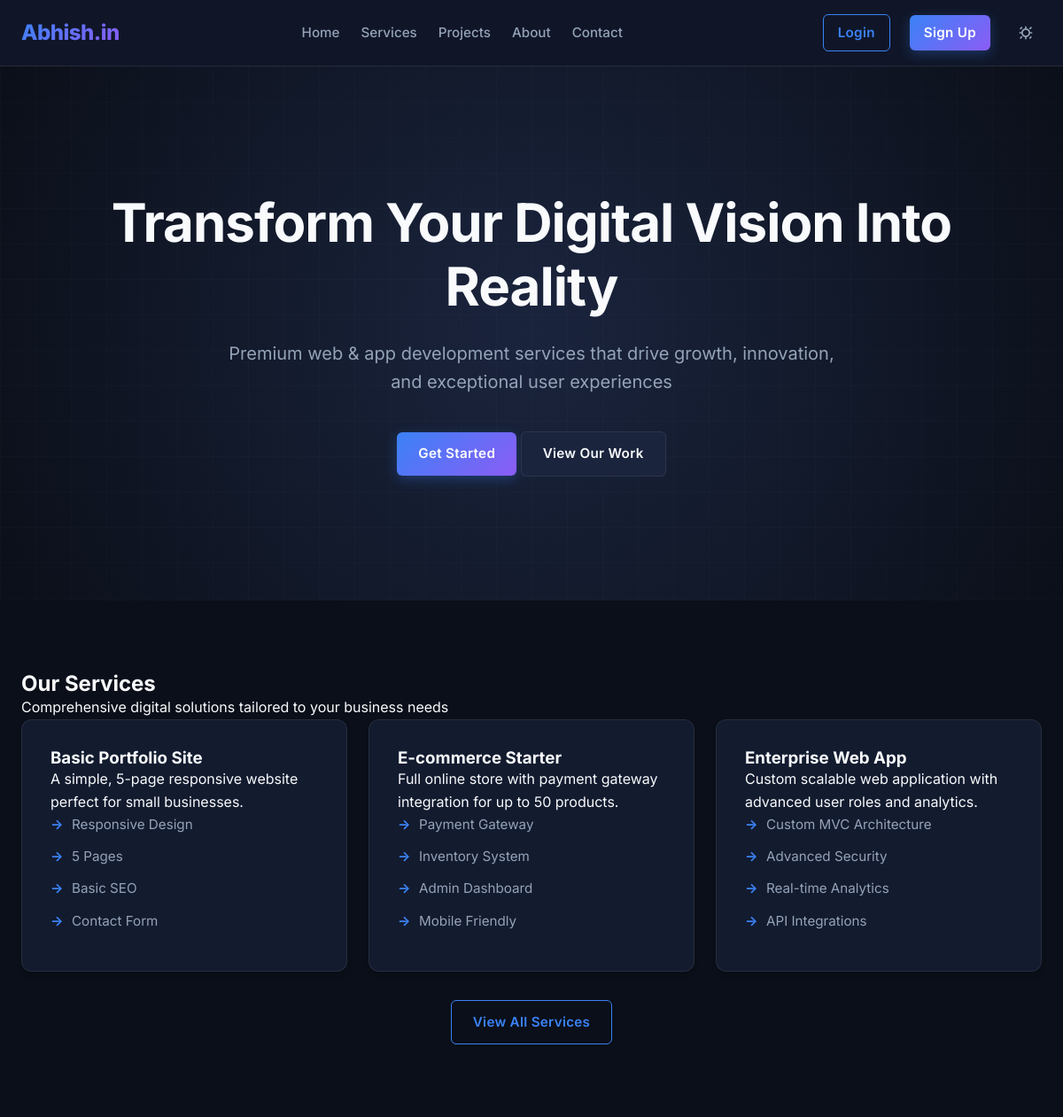
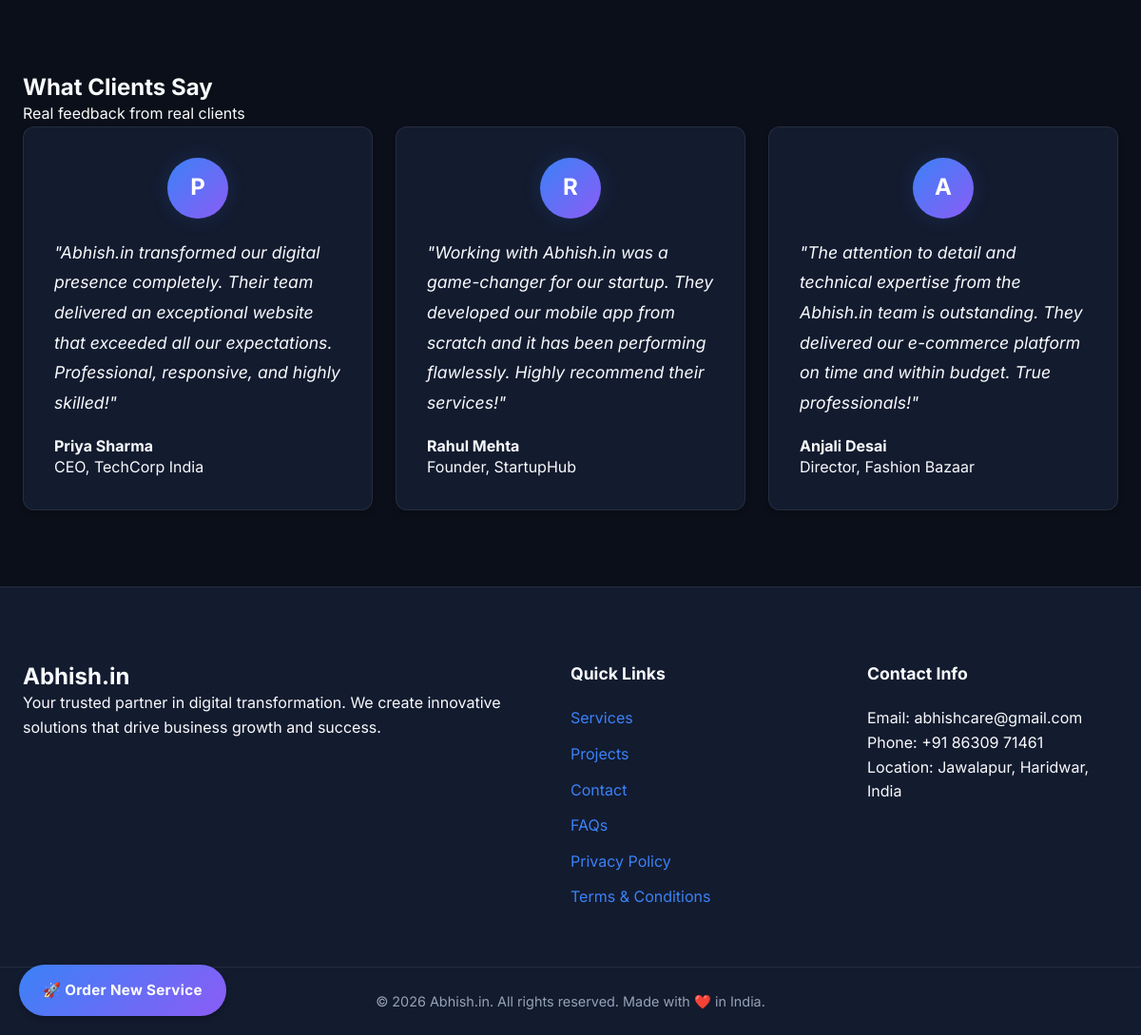
The page / on the database its author committed (2 pictures, top to bottom).
### tables this page shows
CREATE TABLE IF NOT EXISTS services (
    id INT AUTO_INCREMENT PRIMARY KEY,
    title VARCHAR(255) NOT NULL,
    category VARCHAR(100) NOT NULL DEFAULT 'Web Development',
    description TEXT NOT NULL,
    price DECIMAL(10, 2) NOT NULL DEFAULT 0,
    billing_cycle ENUM('monthly', 'yearly', 'one-time') DEFAULT 'monthly',
    icon VARCHAR(255) DEFAULT NULL,
    features TEXT,  
    sort_order INT DEFAULT 0,
    created_at TIMESTAMP DEFAULT CURRENT_TIMESTAMP
);

CREATE TABLE IF NOT EXISTS testimonials (
    id INT AUTO_INCREMENT PRIMARY KEY,
    client_name VARCHAR(255) NOT NULL,
    company VARCHAR(255),
    feedback TEXT NOT NULL,
    initials VARCHAR(10),
    sort_order INT DEFAULT 0,
    created_at TIMESTAMP DEFAULT CURRENT_TIMESTAMP
);

### app/controllers/Pages.php (called while the page is built, shortened)
<?php
class Pages extends Controller {
    private $contentModel;
    public function __construct() {
        $this->contentModel = $this->model('ContentModel');
    }
    public function index() {
        $data = [
            'settings' => $this->contentModel->getSettings(),
            'services' => $this->contentModel->getServices(),
            'projects' => $this->contentModel->getProjects(),
            'testimonials' => $this->contentModel->getTestimonials()
        ];
        $this->view('pages/index', $data);
    }
}

### core/Router.php (called while the page is built, shortened)
<?php
class Router {
    protected $currentMethod = 'index';
    public function __construct() {
        $url = $this->getUrl();
        $this->currentController = new $this->currentController;
        $this->params = $url ? array_values($url) : [];
        call_user_func_array([$this->currentController, $this->currentMethod], $this->params);
    }
    public function getUrl() {
        return [];
    }
}

### public/index.php (called while the page is built, shortened)
<?php
spl_autoload_register(function ($className) {
    $file = '../core/' . $className . '.php';
});
$init = new Router();

### core/Database.php (called while the page is built, shortened)
<?php
class Database {
    private $host = DB_HOST;
    private $user = DB_USER;
    private $pass = DB_PASS;
    private $dbname = DB_NAME;
    public $dbh;
    private $stmt;
    public function __construct() {
        $dsn = 'mysql:host=' . $this->host . ';dbname=' . $this->dbname . ';charset=utf8mb4';
        $options = array(
            PDO::ATTR_PERSISTENT => true,
            PDO::ATTR_ERRMODE => PDO::ERRMODE_EXCEPTION
        );
        try {
            $this->dbh = new PDO($dsn, $this->user, $this->pass, $options);
        } catch (PDOException $e) {
            $this->error = $e->getMessage();
            error_log('Database connection error: ' . $this->error);
            die('Database Connection Failed. Please ensure the database is running and configured correctly in config/config.php.');
        }
    }
    public function query($sql) {
        $this->stmt = $this->dbh->prepare($sql);
    }
    public function execute() {
        return $this->stmt->execute();
    }
    public function resultSet() {
        $this->execute();
        return $this->stmt->fetchAll(PDO::FETCH_OBJ);
    }
}

### app/models/ContentModel.php (called while the page is built, shortened)
<?php
class ContentModel {
    private $db;
    public function __construct() {
        $this->db = new Database();
    }
    public function getSettings() {
        $this->db->query("SELECT * FROM settings");
        $results = $this->db->resultSet();
        $settings = [];
        foreach ($results as $row) {
            $settings[$row->setting_key] = $row->setting_value;
        }
        return $settings;
    }
    public function getServices() {
        $this->db->query("SELECT * FROM services ORDER BY sort_order ASC");
        return $this->db->resultSet();
    }
    public function getProjects() {
        $this->db->query("SELECT * FROM projects ORDER BY sort_order ASC");
        return $this->db->resultSet();
    }
    public function getTestimonials() {
        $this->db->query("SELECT * FROM testimonials ORDER BY sort_order ASC");
        return $this->db->resultSet();
    }
}

### app/views/pages/index.php (the view)
<?php require_once APPROOT . '/app/views/partials/header.php'; ?>
<section class="hero">
    <div class="container hero-content">
        <h1>Transform Your Digital Vision Into Reality</h1>
        <p>Premium web & app development services that drive growth, innovation, and exceptional user experiences</p>
        <div class="hero-buttons">
            <a href="<?= URLROOT; ?>/pages/contact" class="btn btn-primary">Get Started</a>
            <a href="<?= URLROOT; ?>/pages/projects" class="btn btn-secondary">View Our Work</a>
        </div>
    </div>
</section>
<section class="section bg-light">
    <div class="container">
        <div class="section-title">
            <h2>Our Services</h2>
            <p>Comprehensive digital solutions tailored to your business needs</p>
        </div>
        <div class="grid-3">
            <?php foreach (array_slice($data['services'], 0, 3) as $service) : ?>
                <div class="card">
                    <h3><?= htmlspecialchars($service->title); ?></h3>
                    <p><?= htmlspecialchars($service->description); ?></p>
                    <ul class="feature-list">
                        <?php
                        $features = explode(',', $service->features);
                        foreach ($features as $feature) : ?>
                            <li><?= htmlspecialchars(trim($feature)); ?></li>
                        <?php endforeach; ?>
                    </ul>
                </div>
            <?php endforeach; ?>
        </div>
        <div class="text-center mt-2">
            <a href="<?= URLROOT; ?>/pages/services" class="btn btn-outline">View All Services</a>
        </div>
    </div>
</section>
<section class="section">
    <div class="container">
        <div class="section-title">
            <h2>What Clients Say</h2>
            <p>Real feedback from real clients</p>
        </div>
        <div class="grid-3">
            <?php foreach ($data['testimonials'] as $testimonial) : ?>
                <div class="card testimonial-card">
                    <div class="avatar"><?= htmlspecialchars($testimonial->initials); ?></div>
                    <p class="feedback">"<?= htmlspecialchars($testimonial->feedback); ?>"</p>
                    <h4><?= htmlspecialchars($testimonial->client_name); ?></h4>
                    <span class="company"><?= htmlspecialchars($testimonial->company); ?></span>
                </div>
            <?php endforeach; ?>
        </div>
    </div>
</section>
<?php require_once APPROOT . '/app/views/partials/footer.php'; ?>

### core/Controller.php (shortened to what this page needs)
<?php
class Controller {
    public function model($model) {
        if (file_exists('../app/models/' . $model . '.php')) {
            return new $model();
        }
        die('Model ' . $model . ' does not exist.');
    }
    public function view($view, $data = []) {
        if (file_exists('../app/views/' . $view . '.php')) {
            require_once '../app/views/' . $view . '.php';
        } else {
            die('View ' . $view . ' does not exist.');
        }
    }
}

### app/views/partials/header.php (shortened to what this page needs)
<!DOCTYPE html>
<html lang="en">
<head>
    <link rel="stylesheet" href="<?= URLROOT; ?>/css/style.css">
</head>
<body>
    <header class="navbar">
        <div class="container nav-container">
            <a href="<?= URLROOT; ?>" class="brand"><?= $data['settings']['site_name'] ?? SITENAME; ?></a>
            <nav>
                <ul class="nav-links">
                    <li><a href="<?= URLROOT; ?>/pages/index">Home</a></li>
                    <li><a href="<?= URLROOT; ?>/pages/services">Services</a></li>
                    <li><a href="<?= URLROOT; ?>/pages/projects">Projects</a></li>
                    <li><a href="<?= URLROOT; ?>/pages/about">About</a></li>
                    <li><a href="<?= URLROOT; ?>/pages/contact">Contact</a></li>
                </ul>
            </nav>
            <div class="auth-links" style="margin-left: 20px;">
                <?php if(isset($_SESSION['user_id'])): ?>
                    <a href="<?= URLROOT; ?>/<?= $_SESSION['user_role'] == 'admin' ? 'admin' : 'client'; ?>/index" class="btn btn-outline" style="padding: 8px 16px;">Dashboard</a>
                    <a href="<?= URLROOT; ?>/auth/logout" class="btn btn-primary" style="padding: 8px 16px; margin-left: 10px;">Logout</a>
                <?php else: ?>
                    <a href="<?= URLROOT; ?>/auth/login" class="btn btn-outline" style="padding: 8px 16px;">Login</a>
                    <a href="<?= URLROOT; ?>/auth/register" class="btn btn-primary" style="padding: 8px 16px; margin-left: 10px;">Sign Up</a>
                <?php endif; ?>
                <button id="themeToggle" class="theme-toggle" aria-label="Toggle Theme" style="margin-left: 10px;">
                </button>
            </div>
        </div>
    </header>
    <main>

### app/views/partials/footer.php (shortened to what this page needs)
    </main>
    <footer class="footer">
        <div class="container footer-container">
            <div class="footer-brand">
                <h2><?= $data['settings']['site_name'] ?? SITENAME; ?></h2>
                <p>Your trusted partner in digital transformation. We create innovative solutions that drive business growth and success.</p>
            </div>
            <div class="footer-links">
                <h3>Quick Links</h3>
                <ul>
                    <li><a href="<?= URLROOT; ?>/pages/services">Services</a></li>
                    <li><a href="<?= URLROOT; ?>/pages/projects">Projects</a></li>
                    <li><a href="<?= URLROOT; ?>/pages/contact">Contact</a></li>
                    <li><a href="<?= URLROOT; ?>/pages/faqs">FAQs</a></li>
                    <li><a href="<?= URLROOT; ?>/pages/privacy">Privacy Policy</a></li>
                    <li><a href="<?= URLROOT; ?>/pages/terms">Terms & Conditions</a></li>
                </ul>
            </div>
            <div class="footer-contact">
                <h3>Contact Info</h3>
                <p>Email: <?= $data['settings']['contact_email'] ?? ''; ?></p>
                <p>Phone: <?= $data['settings']['contact_phone_1'] ?? ''; ?></p>
                <p>Location: <?= $data['settings']['contact_location'] ?? ''; ?></p>
            </div>
        </div>
        <div class="footer-bottom">
            <p>&copy; <?= date('Y'); ?> <?= $data['settings']['site_name'] ?? SITENAME; ?>. All rights reserved. Made with ❤️ in India.</p>
        </div>
    </footer>
    <div style="position: fixed; bottom: 20px; left: 20px; z-index: 9999;">
        <a href="<?= URLROOT; ?>/client/buy" class="btn btn-primary" style="border-radius: 50px; padding: 15px 25px; box-shadow: 0 4px 6px rgba(0,0,0,0.2); font-weight: bold;">
            🚀 Order New Service
        </a>
    </div>
</body>
</html>

### rows shown on the page
services: title "Basic Portfolio Site", description "A simple, 5-page responsive website perfect for small businesses.", features "Responsive Design", features "5 Pages", features "Basic SEO", features "Contact Form"
services: title "E-commerce Starter", description "Full online store with payment gateway integration for up to 50 products.", features "Payment Gateway", features "Inventory System", features "Admin Dashboard", features "Mobile Friendly"
services: title "Enterprise Web App", description "Custom scalable web application with advanced user roles and analytics.", features "Custom MVC Architecture", features "Advanced Security", features "Real-time Analytics", features "API Integrations"
testimonials: initials "P", feedback "Abhish.in transformed our digital presence completely. Their team delivered an exceptional website that exceeded all our expectations. Professional, responsive, and highly skilled!", client_name "Priya Sharma", company "CEO, TechCorp India"
testimonials: initials "R", feedback "Working with Abhish.in was a game-changer for our startup. They developed our mobile app from scratch and it has been performing flawlessly. Highly recommend their services!", client_name "Rahul Mehta", company "Founder, StartupHub"
testimonials: initials "A", feedback "The attention to detail and technical expertise from the Abhish.in team is outstanding. They delivered our e-commerce platform on time and within budget. True professionals!", client_name "Anjali Desai", company "Director, Fashion Bazaar"

### other values the page prints
$data['settings']['site_name'] "Abhish.in"
$data['settings']['contact_email'] "abhishcare@gmail.com"
$data['settings']['contact_phone_1'] "+91 86309 71461"
$data['settings']['contact_location'] "Jawalapur, Haridwar, India"
